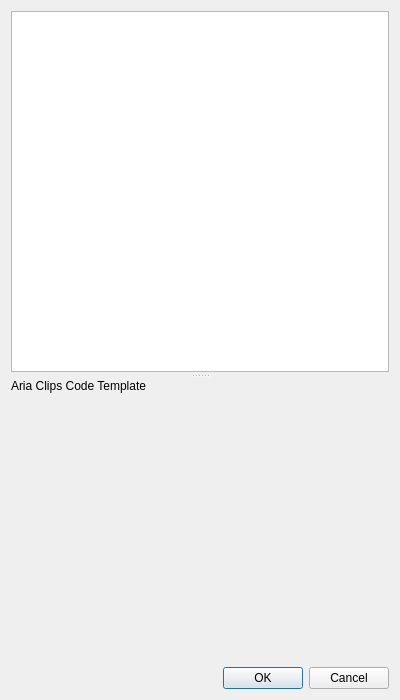
<?xml version="1.0" encoding="UTF-8"?>
<ui version="4.0">
 <class>AddClips</class>
 <widget class="QDialog" name="AddClips">
  <property name="geometry">
   <rect>
    <x>0</x>
    <y>0</y>
    <width>400</width>
    <height>700</height>
   </rect>
  </property>
  <property name="windowTitle">
   <string>Add Aria Clips</string>
  </property>
  <layout class="QVBoxLayout" name="verticalLayout">
   <item>
    <widget class="QSplitter" name="splitter">
     <property name="orientation">
      <enum>Qt::Vertical</enum>
     </property>
     <property name="handleWidth">
      <number>7</number>
     </property>
     <property name="childrenCollapsible">
      <bool>false</bool>
     </property>
     <widget class="QListWidget" name="lwProperties">
      <property name="minimumSize">
       <size>
        <width>200</width>
        <height>200</height>
       </size>
      </property>
      <property name="selectionMode">
       <enum>QAbstractItemView::ExtendedSelection</enum>
      </property>
      <property name="uniformItemSizes">
       <bool>true</bool>
      </property>
     </widget>
     <widget class="QLabel" name="lbDescription">
      <property name="sizePolicy">
       <sizepolicy hsizetype="Minimum" vsizetype="Minimum">
        <horstretch>0</horstretch>
        <verstretch>0</verstretch>
       </sizepolicy>
      </property>
      <property name="minimumSize">
       <size>
        <width>200</width>
        <height>150</height>
       </size>
      </property>
      <property name="text">
       <string>Aria Clips Code Template</string>
      </property>
      <property name="alignment">
       <set>Qt::AlignLeading|Qt::AlignLeft|Qt::AlignTop</set>
      </property>
      <property name="wordWrap">
       <bool>true</bool>
      </property>
     </widget>
    </widget>
   </item>
   <item>
    <widget class="QDialogButtonBox" name="buttonBox">
     <property name="orientation">
      <enum>Qt::Horizontal</enum>
     </property>
     <property name="standardButtons">
      <set>QDialogButtonBox::Cancel|QDialogButtonBox::Ok</set>
     </property>
    </widget>
   </item>
  </layout>
 </widget>
 <resources/>
 <connections>
  <connection>
   <sender>buttonBox</sender>
   <signal>accepted()</signal>
   <receiver>AddClips</receiver>
   <slot>accept()</slot>
   <hints>
    <hint type="sourcelabel">
     <x>257</x>
     <y>290</y>
    </hint>
    <hint type="destinationlabel">
     <x>157</x>
     <y>274</y>
    </hint>
   </hints>
  </connection>
  <connection>
   <sender>buttonBox</sender>
   <signal>rejected()</signal>
   <receiver>AddClips</receiver>
   <slot>reject()</slot>
   <hints>
    <hint type="sourcelabel">
     <x>325</x>
     <y>290</y>
    </hint>
    <hint type="destinationlabel">
     <x>286</x>
     <y>274</y>
    </hint>
   </hints>
  </connection>
 </connections>
</ui>
